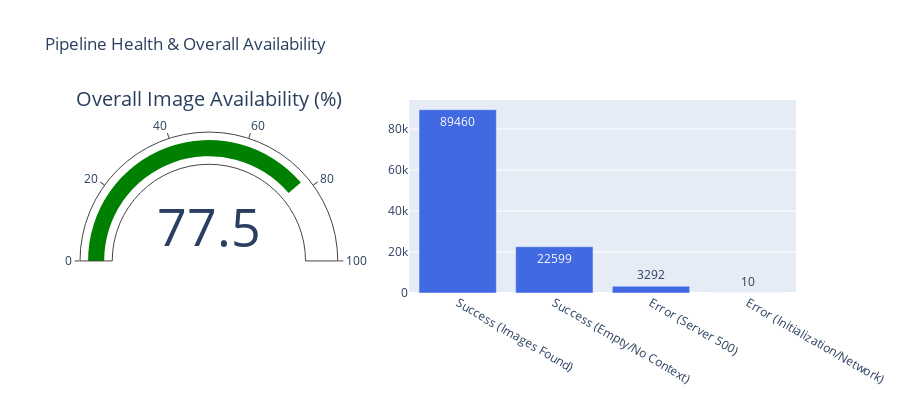

Notebook source saved alongside this figure:
### Markdown cell above
## 2. High-Level KPIs

Summary of availability and server health.

### Code cell
# Calculate basic counts
total = len(df)
success_count = df[df['image_available'] == True].shape[0]
availability_rate = (success_count / total) * 100 if total > 0 else 0

# Nuanced Status Mapping (Interpretation Layer)
def interpret_status(row):
    code = row['api_response_code']
    has_images = row['image_available']
    
    if code == 200:
        return 'Success (Images Found)' if has_images else 'Success (No Images Found)'
    elif code == 204:
        return 'Success (Empty/No Context)'
    elif code == 500:
        return 'Error (Server 500)'
    elif code == 0:
        return 'Error (Initialization/Network)'
    else:
        return f'Other ({code})'

df['Status_Label'] = df.apply(interpret_status, axis=1)
status_dist = df.groupby('Status_Label').size().reset_index(name='count').sort_values('count', ascending=False)

# Build visualization
fig = make_subplots(
    rows=1, cols=2, 
    specs=[[{'type':'indicator'}, {'type':'xy'}]],
    column_widths=[0.4, 0.6]
)

fig.add_trace(go.Indicator(
    mode = "gauge+number",
    value = availability_rate,
    title = {'text': "Overall Image Availability (%)"},
    gauge = {'axis': {'range': [0, 100]}}, 
    domain = {'x': [0, 1], 'y': [0, 1]}
), row=1, col=1)

fig.add_trace(go.Bar(
    x=status_dist['Status_Label'], 
    y=status_dist['count'],
    text=status_dist['count'],
    textposition='auto', 
    name="Status Distribution",
    marker_color='royalblue'
), row=1, col=2)

fig.update_layout(title_text="Pipeline Health & Overall Availability", height=400, showlegend=False)
fig.show()

### Figure 1 — Plotly figure (JSON) as saved in the notebook; plotly's stock layout.template omitted (floating-point values rounded to 4 significant figures)
{"data": [{"domain": {"x": [0, 0.36], "y": [0, 1]}, "gauge": {"axis": {"range": [0, 100]}}, "mode": "gauge+number", "title": {"text": "Overall Image Availability (%)"}, "type": "indicator", "value": 77.55}, {"marker": {"color": "royalblue"}, "name": "Status Distribution", "text": [89460.0, 22600.0, 3292.0, 10.0], "textposition": "auto", "type": "bar", "x": ["Success (Images Found)", "Success (Empty/No Context)", "Error (Server 500)", "Error (Initialization/Network)"], "xaxis": "x", "y": [89460, 22599, 3292, 10], "yaxis": "y"}], "layout": {"height": 400, "showlegend": false, "title": {"text": "Pipeline Health & Overall Availability"}, "xaxis": {"anchor": "y", "domain": [0.46, 1]}, "yaxis": {"anchor": "x", "domain": [0, 1]}}}
